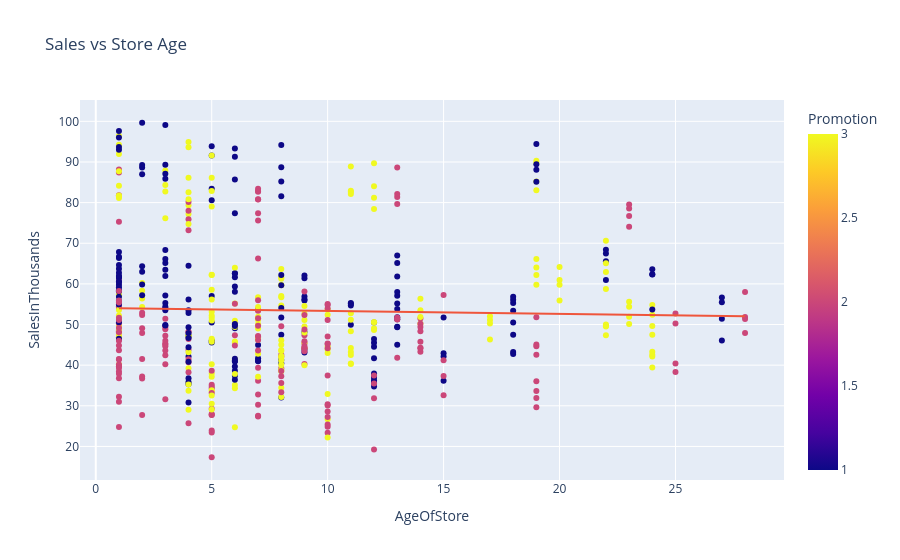

The cell this chart's notebook holds for it:
### Code cell
fig = px.scatter(
    df,
    x="AgeOfStore",
    y="SalesInThousands",
    color="Promotion",
    trendline="ols",
    title="Sales vs Store Age"
)
fig.show()

### Figure 1 — Plotly figure (JSON) as saved in the notebook; plotly's stock layout.template omitted (floating-point values rounded to 4 significant figures; data arrays with more than 128 entries replaced by an {"elided": "..."} marker saying what was removed)
{"data": [{"hovertemplate": "AgeOfStore=%{x}<br>SalesInThousands=%{y}<br>Promotion=%{marker.color}<extra></extra>", "legendgroup": "", "marker": {"color": {"elided": "548 int values"}, "coloraxis": "coloraxis", "symbol": "circle"}, "mode": "markers", "name": "", "orientation": "v", "showlegend": false, "type": "scatter", "x": {"elided": "548 int values"}, "xaxis": "x", "y": {"elided": "548 float values"}, "yaxis": "y"}, {"hovertemplate": "<b>OLS trendline</b><br>SalesInThousands = -0.0720171 * AgeOfStore + 54.0786<br>R<sup>2</sup>=0.000814<br><br>AgeOfStore=%{x}<br>SalesInThousands=%{y} <b>(trend)</b><extra></extra>", "legendgroup": "", "marker": {"symbol": "circle"}, "mode": "lines", "name": "", "showlegend": false, "type": "scatter", "x": {"elided": "548 int values"}, "xaxis": "x", "y": {"elided": "548 float values"}, "yaxis": "y"}], "layout": {"coloraxis": {"colorbar": {"title": {"text": "Promotion"}}, "colorscale": [[0, "#0d0887"], [0.1111, "#46039f"], [0.2222, "#7201a8"], [0.3333, "#9c179e"], [0.4444, "#bd3786"], [0.5556, "#d8576b"], [0.6667, "#ed7953"], [0.7778, "#fb9f3a"], [0.8889, "#fdca26"], [1, "#f0f921"]]}, "legend": {"tracegroupgap": 0}, "title": {"text": "Sales vs Store Age"}, "xaxis": {"anchor": "y", "domain": [0, 1], "title": {"text": "AgeOfStore"}}, "yaxis": {"anchor": "x", "domain": [0, 1], "title": {"text": "SalesInThousands"}}}}
